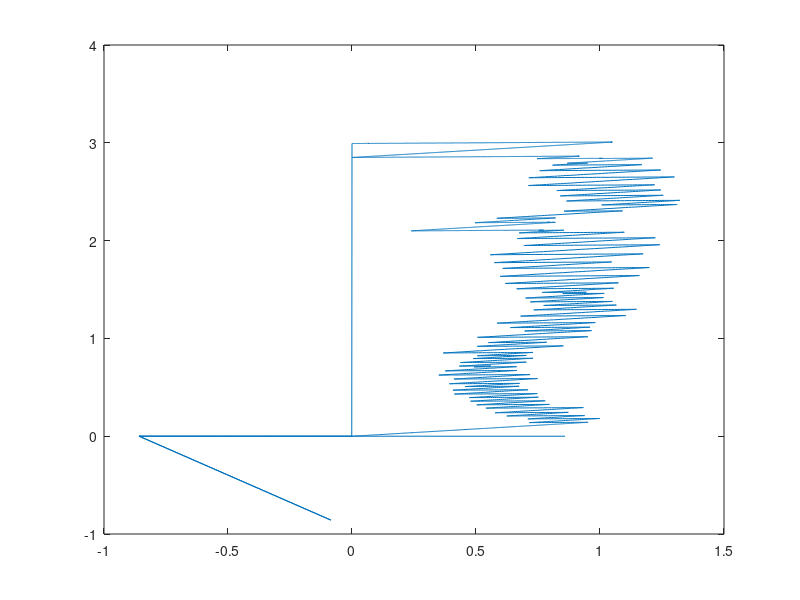
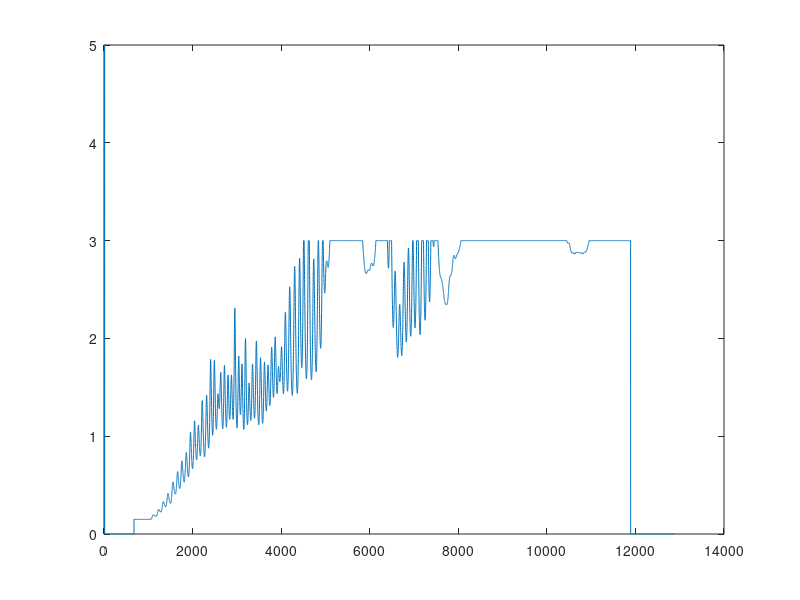
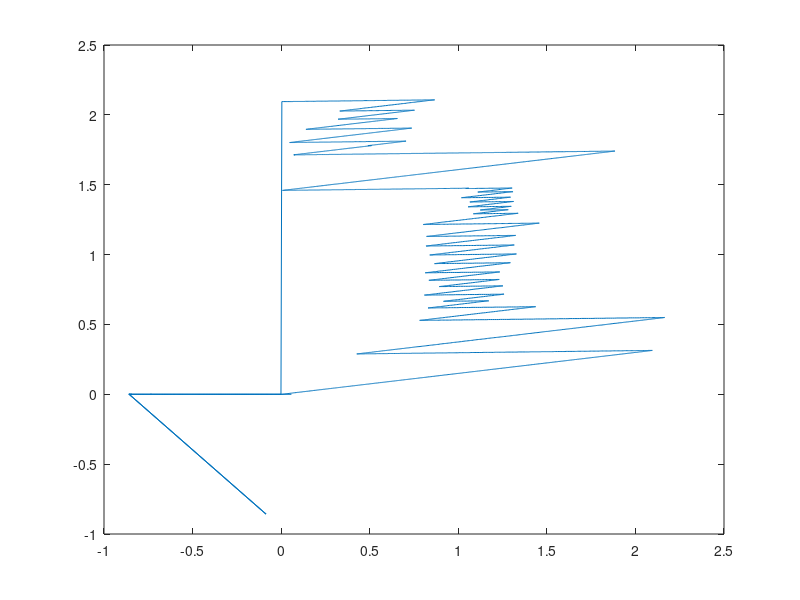
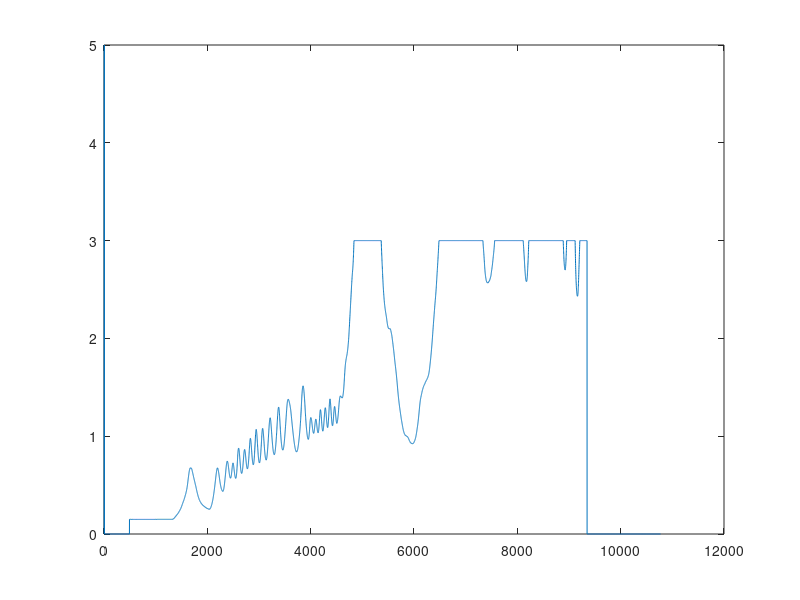

Recreate these plots in MATLAB, in order.
% SSI data processing

%% load data
SSI_data = load("SSI_Kv0_15_Ke3.txt"); % Kv = 0.15 A/rad, alpha = 1*Kv, beta = 0.5*Kv
noSSI_data = load("noSSI_Ke3.txt"); % Ke = 3 A/rad

% data format: [x*1000, f*1000, Id*1000, U1, Kdisp*1000]
% note: if f_SSI>fe, f = fe

%% scale data
SSI_data(:,1:3) = SSI_data(:,1:3)/1000; 
SSI_data(:,5) = SSI_data(:,5)/1000; 
noSSI_data(:,1:3) = noSSI_data(:,1:3)/1000;
noSSI_data(:,5) = noSSI_data(:,5)/1000; 

Imax = 1.5; % A
kt = 19.4; % in mNm/A
SSI_data(:,4) = ((SSI_data(:,2)-5000)/4000)*Imax*kt; % commanded T in mNm
noSSI_data(:,4) = ((noSSI_data(:,2)-5000)/4000)*Imax*kt;

%% plot things

figure;
plot(SSI_data(:,1),SSI_data(:,2));
figure;
plot(SSI_data(:,5));

figure;
plot(noSSI_data(:,1),noSSI_data(:,2));
figure;
plot(noSSI_data(:,5));

